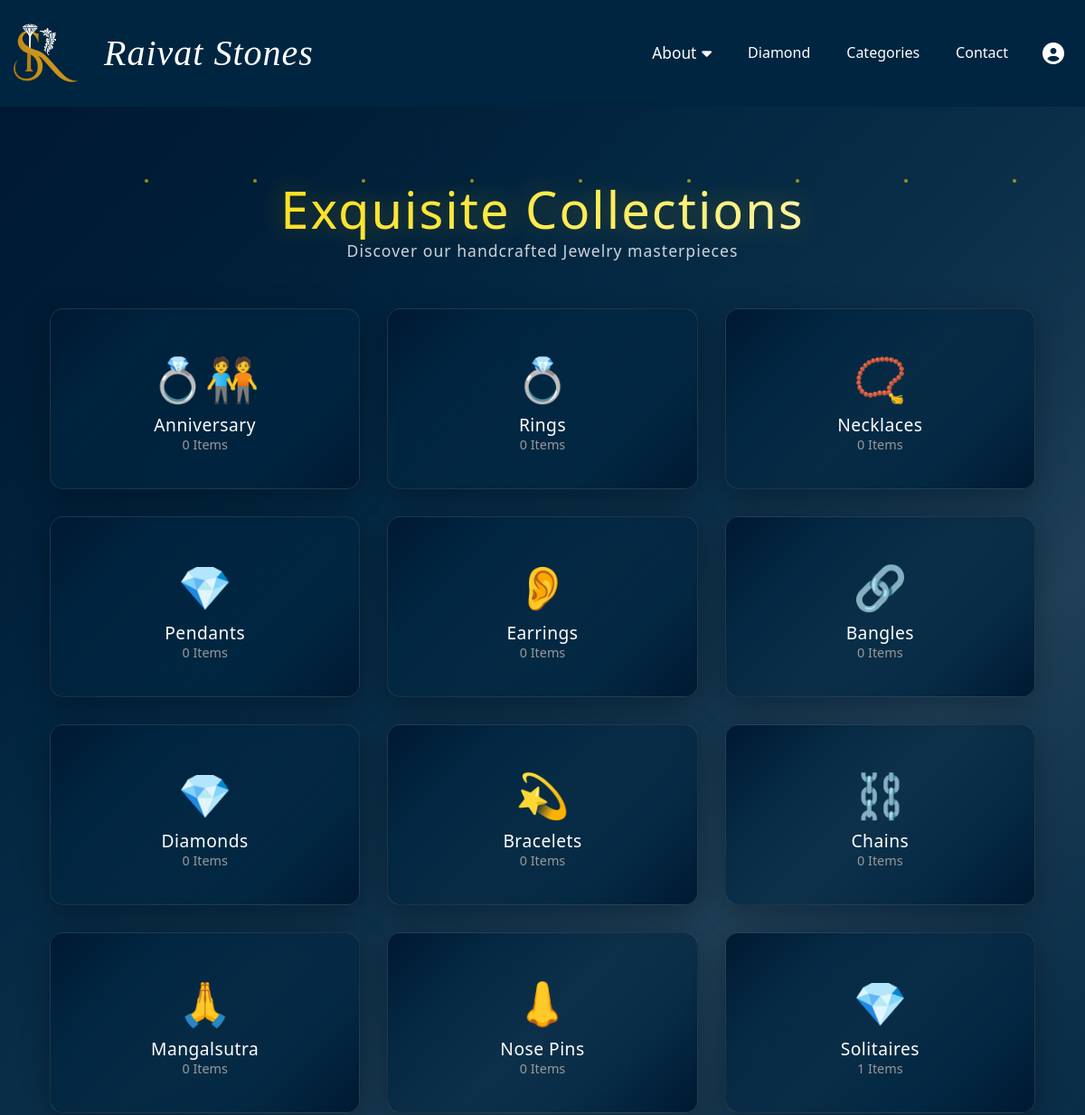
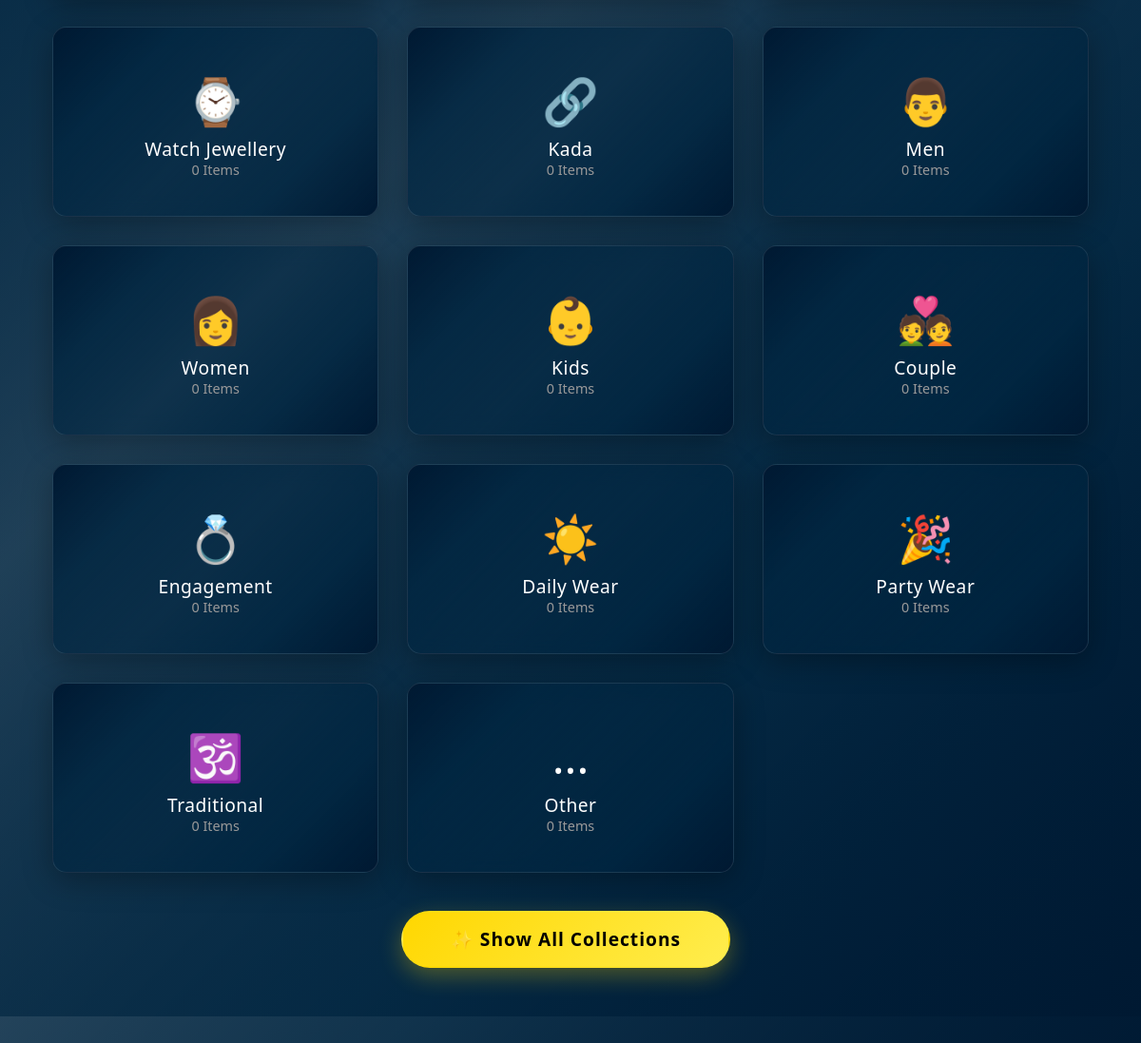
The page /category/ on the database its author committed (2 pictures, top to bottom).
### jewelry/models.py (models this page shows, shortened)
class ProductCategory(models.Model):
    name = models.CharField(max_length=100, unique=True, verbose_name="Category Name")
    display_name = models.CharField(max_length=50, verbose_name="Display Name")
    description = models.TextField(blank=True, verbose_name="Category Description")
    icon = models.CharField(max_length=50, blank=True, verbose_name="Category Icon")
    sort_order = models.PositiveIntegerField(default=0, verbose_name="Sort Order")
    is_active = models.BooleanField(default=True, verbose_name="Active")
    class Meta:
        ordering = ['sort_order', 'display_name']
        verbose_name = "Product Category"
        verbose_name_plural = "Product Categories"

### jewelry/views.py (the view)
# urls.py: path("category/", views.category_page, name="category"),
def category_page(request):
    categories = ProductCategory.objects.filter(is_active=True).order_by("sort_order", "display_name")
    for category in categories:
        regular_product_count = Product.objects.filter(
            category__icontains=category.display_name,
            status="active"
        ).count()
        diamond_product_count = category.diamond_products.filter(status="available").count()
        category.product_count = regular_product_count + diamond_product_count
    context = {
        "categories": categories,
    }
    return render(request, "jewelry/category.html", context)

### jewelry/templates/jewelry/category.html (shortened to what this page needs)
{% extends 'jewelry/base.html' %}
{% load static %}
{% block content %}
<section class="categories-section">
    <div class="floating-particles">
        <div class="particle"></div>
        <div class="particle"></div>
        <div class="particle"></div>
        <div class="particle"></div>
        <div class="particle"></div>
        <div class="particle"></div>
        <div class="particle"></div>
        <div class="particle"></div>
        <div class="particle"></div>
    </div>
    <div class="container">
        <div class="section-header">
            <h2 class="section-title">Exquisite Collections</h2>
            <p class="section-subtitle">Discover our handcrafted Jewelry masterpieces</p>
        </div>
        <br><br>
        <div class="categories-container" id="categoriesContainer">
            {% for category in categories %}
            <a href="{% url 'collections' %}?category={{ category.name }}" class="category-item fade-in"
                data-category="{{ category.name }}">
                <span class="category-icon">
                    {% if category.icon %}
                    {{ category.icon }}
                    {% else %}
                    ✨
                    {% endif %}
                </span>
                <div class="category-name">{{ category.display_name }}</div>
                <div class="category-count">{{ category.product_count }} Items</div>
            </a>
            {% endfor %}
        </div>
        <div class="button-container">
            <a href="{% url 'collections' %}" class="show-all-btn">
                ✨ Show All Collections
            </a>
        </div>
    </div>
    <br><br>
</section>
{% endblock %}

### jewelry/templates/jewelry/base.html (style rules this page uses)
* { margin: 0; padding: 0; box-sizing: border-box; }
body { font-family: Arial, sans-serif; line-height: 1.6; color: #333; }
.container { width: 100%; max-width: 1200px; margin: 0 auto; padding: 0 20px; }

### rows shown on the page
ProductCategory: icon "💍🧑‍🤝‍🧑", display_name "Anniversary", product_count "0"
ProductCategory: icon "💍", display_name "Rings", product_count "0"
ProductCategory: icon "📿", display_name "Necklaces", product_count "0"
ProductCategory: icon "💎", display_name "Pendants", product_count "0"
ProductCategory: icon "👂", display_name "Earrings", product_count "0"
ProductCategory: icon "🔗", display_name "Bangles", product_count "0"
ProductCategory: icon "💎", display_name "Diamonds", product_count "0"
ProductCategory: icon "💫", display_name "Bracelets", product_count "0"
ProductCategory: icon "⛓️", display_name "Chains", product_count "0"
ProductCategory: icon "🙏", display_name "Mangalsutra", product_count "0"
ProductCategory: icon "👃", display_name "Nose Pins", product_count "0"
ProductCategory: icon "💎", display_name "Solitaires", product_count "1"
ProductCategory: icon "⌚", display_name "Watch Jewellery", product_count "0"
ProductCategory: icon "🔗", display_name "Kada", product_count "0"
ProductCategory: icon "👨", display_name "Men", product_count "0"
ProductCategory: icon "👩", display_name "Women", product_count "0"
ProductCategory: icon "👶", display_name "Kids", product_count "0"
ProductCategory: icon "💑", display_name "Couple", product_count "0"
ProductCategory: icon "💍", display_name "Engagement", product_count "0"
ProductCategory: icon "☀️", display_name "Daily Wear", product_count "0"
ProductCategory: icon "🎉", display_name "Party Wear", product_count "0"
ProductCategory: icon "🕉️", display_name "Traditional", product_count "0"
ProductCategory: icon "...", display_name "Other", product_count "0"
